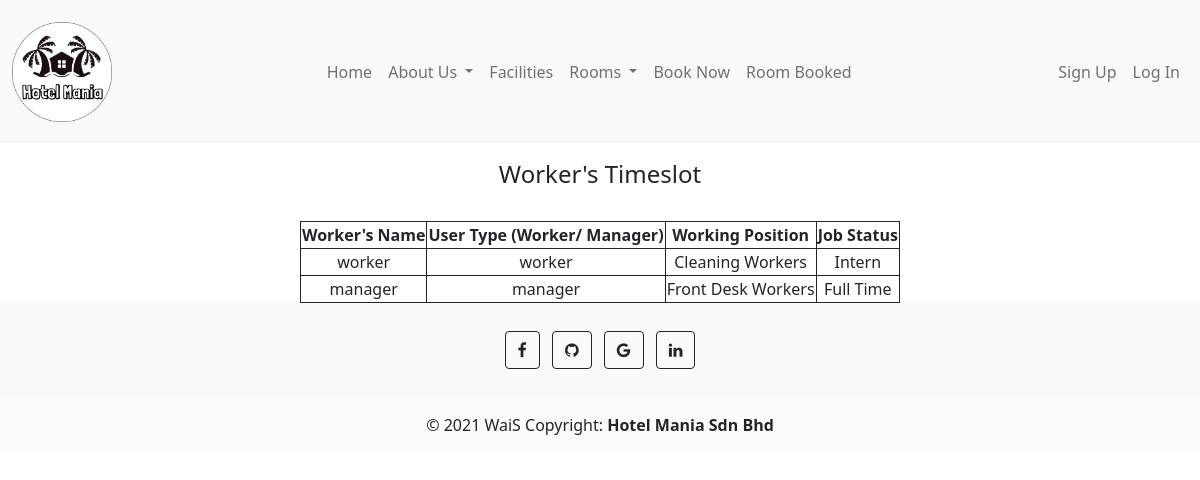
/timeslot.php, run on an earlier commit of the app's database.
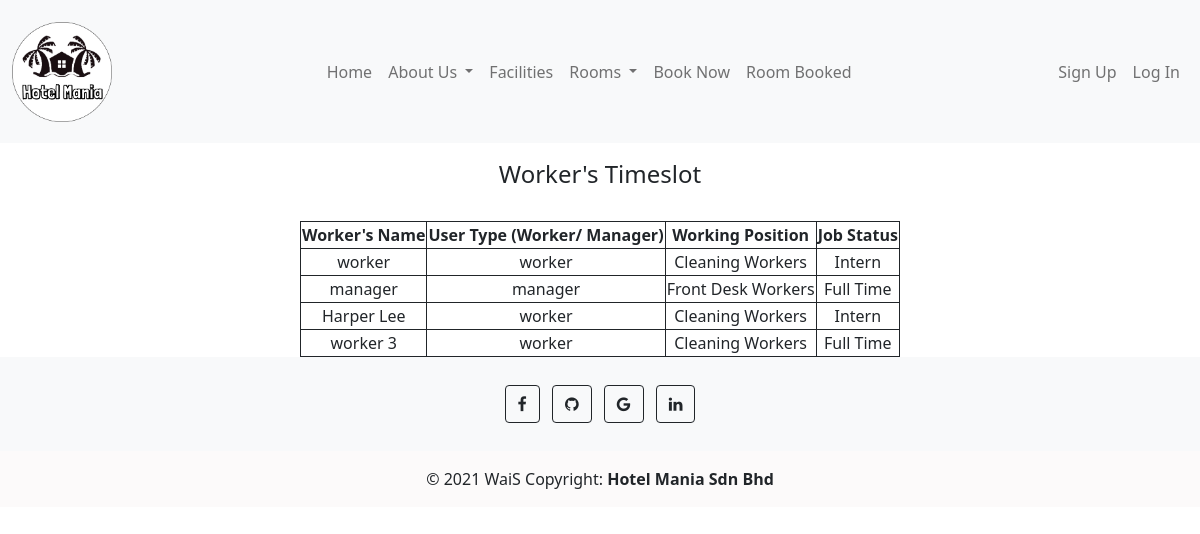
And on a later commit of the database.
### tables this page shows
CREATE TABLE `workerdb` (
  `workerId` int(11) NOT NULL,
  `fullName` varchar(144) NOT NULL,
  `jobStatus` enum('Full Time','Part Time','Intern') NOT NULL,
  `userType` enum('worker','customer','manager') NOT NULL,
  `workPosition` enum('Cleaning Workers','Front Desk Workers') NOT NULL,
  `userId` int(11) NOT NULL
);

### backend/config.php (called while the page is built)
<?php
require_once "product_db.php";
$product_db = new product_db();
?>

### backend/product_db.php (called while the page is built, shortened)
<?php
require_once "DBController.php";
class product_db extends DBController{
    function getWorkerInformation()
    {
        $query = "SELECT * FROM workerdb";
        $productResult = $this->getDBResult($query);
        return $productResult;
    }
}
?>

### backend/DBController.php (called while the page is built, shortened)
<?php
class DBController
{
    private $host = "localhost";
    private $user = "root";
    private $password = "";
    private $database = "hotel_mania";
    private static $conn;
    function __construct()
    {
        $this->conn = mysqli_connect($this->host, $this->user, $this->password, $this->database);
    }
    function getDBResult($query, $params = array())
    {
        $sql_statement = $this->conn->prepare($query);
        $sql_statement->execute();
        $result = $sql_statement->get_result();
        if ($result->num_rows > 0) {
            while ($row = $result->fetch_assoc()) {
                $resultset[] = $row;
            }
        }
        if (! empty($resultset)) {
            return $resultset;
        }
    }
}

### timeslot.php (the view, shortened to what this page needs)
<?php require_once "backend/config.php"; ?>
<!DOCTYPE html>
<html lang="en">
<head>
    <link href="https://cdn.jsdelivr.net/npm/bootstrap@5.1.1/dist/css/bootstrap.min.css" rel="stylesheet">
    <link rel="stylesheet" href="https://cdn.jsdelivr.net/npm/bootstrap-icons@1.6.0/font/bootstrap-icons.css">
    <link href="css/timeslot.css" type="text/css" rel="stylesheet" />
</head>
<?php include 'include_php/header.php';?>
<h4>Worker's Timeslot</h4>
<table style="margin-left: auto; margin-right: auto; border: 1px solid;border-collapse: collapse; width: 50%;">
        <tr>
            <td style="border: 1px solid;text-align: center;"><b> Worker's Name<b> </td>
            <td style="border: 1px solid;text-align: center;"><b> User Type (Worker/ Manager) <b> </td>
            <td style="border: 1px solid;text-align: center;"><b> Working Position<b> </td>
            <td style="border: 1px solid;text-align: center;"><b> Job Status <b> </td>
        </tr>
        <?php
        $query = "SELECT * FROM workerdb";
        $product_array = $product_db->getWorkerInformation($query);
        if (!empty($product_array)) {
            foreach ($product_array as $key => $value) {
                ?>
        <tr>
            <td style="border: 1px solid;text-align: center;"><?php echo $product_array[$key]["fullName"]; ?></td>
            <td style="border: 1px solid;text-align: center;"><?php echo $product_array[$key]["userType"]; ?></td>
            <td style="border: 1px solid;text-align: center;"><?php echo $product_array[$key]["workPosition"]; ?></td>
            <td style="border: 1px solid;text-align: center;"><?php echo $product_array[$key]["jobStatus"]; ?></td>
        <?php }}?>
    </table>
<body>
<?php include 'include_php/footer.php';?>
</body>
</html>

What changed in the data, as far as the page shows it:
added workerdb: fullName "Harper Lee", userType "worker", workPosition "Cleaning Workers", jobStatus "Intern"
added workerdb: fullName "worker 3", userType "worker", workPosition "Cleaning Workers", jobStatus "Full Time"
